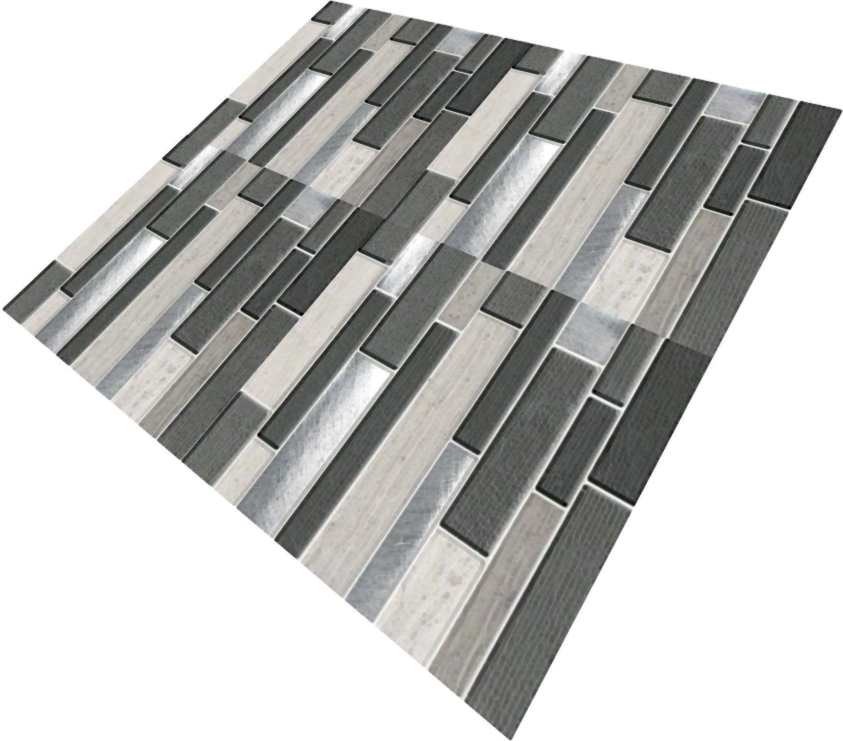
#> input picture test.png, 1686 x 1482 px (shown at 1/2 size)
$ python -i misc_func.py   (imports and definitions only)
#> lines starting #> are read from the running program, lines starting #| are printed output that depends on the picture; after the words box and inside, x2 and y2 are one past the last pixel; in counts of white or black regions, pixels touching at a corner belong together
#> further down, picture is the input picture: shape (1482, 1686, 3); mean B, G, R 191.2, 192.9, 192.8
#!/usr/bin/env python3
# -*- coding: utf-8 -*-
"""
Created on Thu Nov  3 14:02:50 2022

@author: hadi
"""

import cv2
import numpy as np
from matplotlib import pyplot as plt


def get_corners(img):
    gray = cv2.cvtColor(img, cv2.COLOR_BGR2GRAY)
    blur = cv2.GaussianBlur(gray, (3,3), 0)
    thresh = cv2.threshold(blur, 0, 255, cv2.THRESH_BINARY+cv2.THRESH_OTSU)[1]
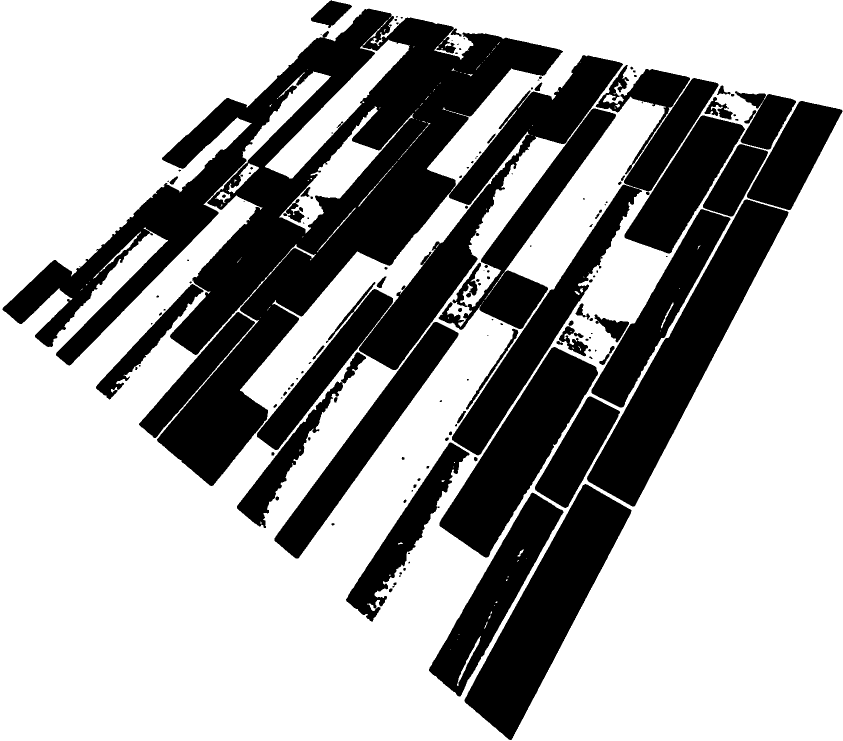
#> thresh: shape (1482, 1686) (shown at 1/2 size); 65.4% white; 157 black regions (65 under 20 px), largest, box (x1, y1, x2, y2) and area: (5, 17, 1246, 972) 342140, (1174, 399, 1577, 1013) 65938, (929, 968, 1263, 1480) 59249
    kernel = np.ones((7,7), np.uint8)
    morph = cv2.morphologyEx(thresh, cv2.MORPH_CLOSE, kernel)
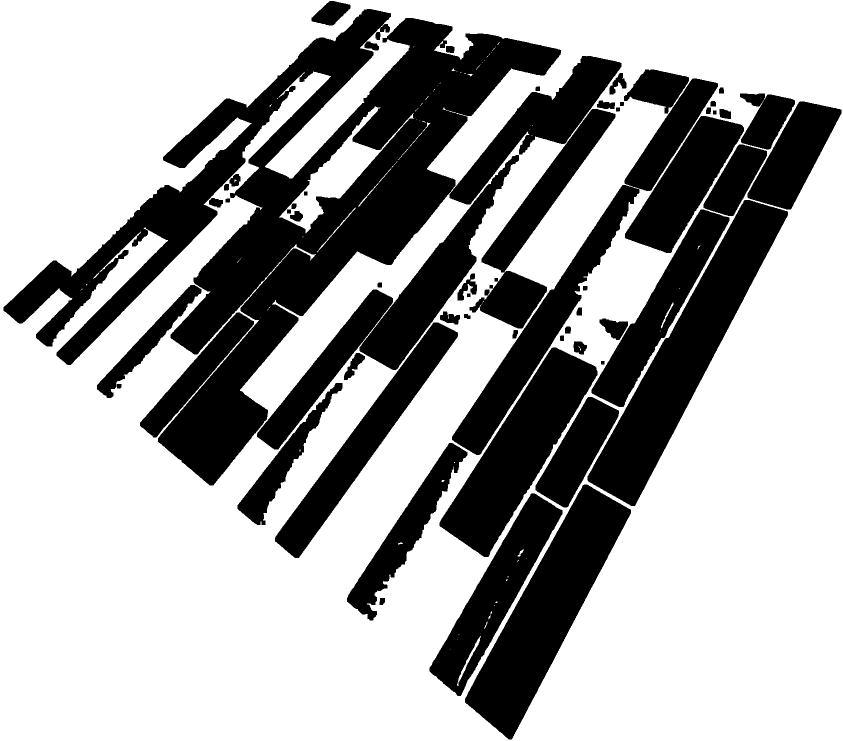
#> morph: shape (1482, 1686) (shown at 1/2 size); 66% white; 58 black regions, largest, box (x1, y1, x2, y2) and area: (7, 18, 1243, 971) 307284, (1175, 400, 1576, 1012) 65921, (930, 969, 1262, 1479) 59236
    morph = cv2.morphologyEx(morph, cv2.MORPH_OPEN, kernel)
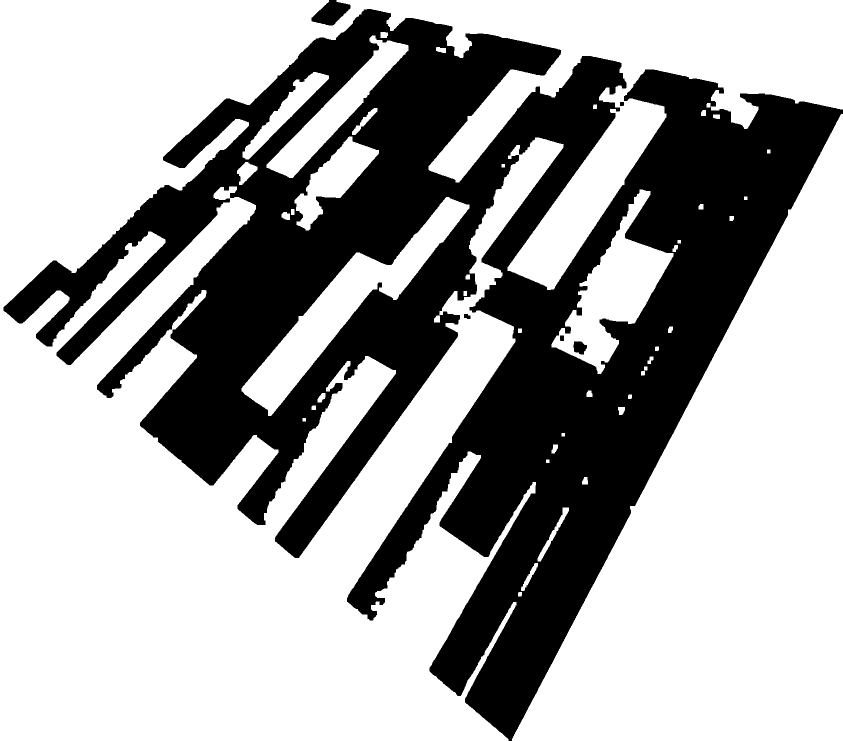
#> morph: shape (1482, 1686) (shown at 1/2 size); 65% white; 6 black regions

    contours = cv2.findContours(morph, cv2.RETR_EXTERNAL, cv2.CHAIN_APPROX_SIMPLE)
#> contours = 46 contours; largest, box (x1, y1, x2, y2) and area: (0, 0, 1686, 1482) 1082968, (1024, 228, 1686, 1482) 417170, (483, 394, 939, 832) 39678, (1103, 379, 1347, 748) 31015, (533, 71, 817, 356) 17769
    contours = contours[0] if len(contours) == 2 else contours[1]
    area_thresh = 0
    for c in contours:
        area = cv2.contourArea(c)
        if area > area_thresh:
            area_thresh = area
            big_contour = c
#> this loop made 46 passes
#> (area, area_thresh) on passes 1, 2, 3, 29, 37, 46: (53, 53), (434, 434), (940, 940), (39678, 39678), (417170.5, 417170.5), (1082968, 1082968)
#> area on passes 4, 6, 9, 10, 11, 12: 126.5, 140.5, 154, 62, 53, 173
#> after the loop, area_thresh = 1082968; big_contour = contour of 5662 points, box (x1, y1, x2, y2) (0, 0, 1686, 1482), area 1082968


    peri = cv2.arcLength(big_contour, True)
#> peri = 19865.3
    corners = cv2.approxPolyDP(big_contour, 0.04 * peri, True)
#> corners = [[0, 0], [0, 1481], [1016, 1481], [1126, 288], [6, 614], [1685, 0]]


    return np.array(corners)

def extra_points(corners):
    lb=corners[0]
    rb=corners[1]
    rt=corners[2]
    lt=corners[3]

    points=[]
    points.append((lb+rb)/2)
    points.append((rt+rb)/2)
    points.append((rt+lt)/2)
    points.append((lt+lb)/2)

    '''points.append((points[0]+points[1])/2)
    points.append((points[2]+points[1])/2)
    points.append((points[2]+points[3])/2)
    points.append((points[0]+points[3])/2)'''

    points=[lb,rb,rt,lt]+points

    return np.array(points)

def mse(imageA, imageB):
    imageA = cv2.resize(imageA, (imageB.shape[0],imageB.shape[1]))
    err = np.sum((imageA.astype("float") - imageB.astype("float")) ** 2)
    err /= float(imageA.shape[0] * imageA.shape[1])

    return err

def rotate_and_correct(im1,im2):
    min_val=mse(im1,im2)
    res=im2
    for each in [cv2.ROTATE_90_CLOCKWISE,cv2.ROTATE_180,cv2.ROTATE_90_COUNTERCLOCKWISE]:
        image = cv2.rotate(im2, each)
        if mse(im1,image)<min_val:
            res=image
            min_val=mse(im1,image)
    return res


>>> import cv2
>>> picture = cv2.imread('test.png')
>>> result = get_corners(picture)
#> result has the same summary as corners in get_corners
